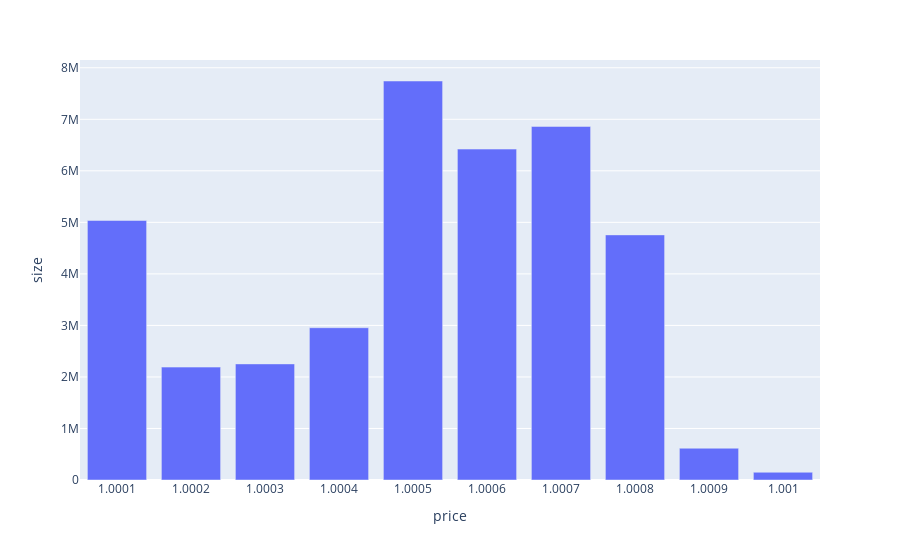

Notebook code for this chart:
### Code cell
# Group by price and sum the size
df_price_sum = df.groupby('price')['size'].sum()
# Fix the index
df_price_sum = df_price_sum.reset_index()

# Plot the price vs the sum of the size
px.bar(df_price_sum, x='price', y='size')

### Figure 1 — Plotly figure (JSON) as saved in the notebook; plotly's stock layout.template omitted (floating-point values rounded to 4 significant figures)
{"data": [{"hovertemplate": "price=%{x}<br>size=%{y}<extra></extra>", "legendgroup": "", "marker": {"color": "#636efa", "pattern": {"shape": ""}}, "name": "", "orientation": "v", "showlegend": false, "textposition": "auto", "type": "bar", "x": [1.0, 1.0, 1.0, 1.0, 1.0, 1.001, 1.001, 1.001, 1.001, 1.001], "xaxis": "x", "y": [5036000.0, 2191000.0, 2253000.0, 2955000.0, 7743000.0, 6422000.0, 6862000.0, 4757000.0, 616500.0, 150400.0], "yaxis": "y"}], "layout": {"barmode": "relative", "legend": {"tracegroupgap": 0}, "margin": {"t": 60}, "xaxis": {"anchor": "y", "domain": [0, 1], "title": {"text": "price"}}, "yaxis": {"anchor": "x", "domain": [0, 1], "title": {"text": "size"}}}}
